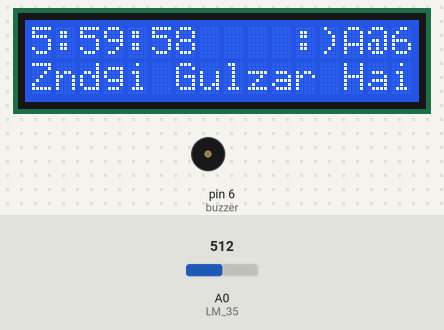
Recording of a sketch running on a simulated Arduino Uno, built with avr-gcc and run on an emulated ATmega328P. Shown: 16×2 character LCD, buzzer (waves = sounding, pin HIGH). The test bench sets the inputs (shaded band); at power-on: A0 (LM_35) = 512.

Above: at 0.1 s.
At 11.2 s:
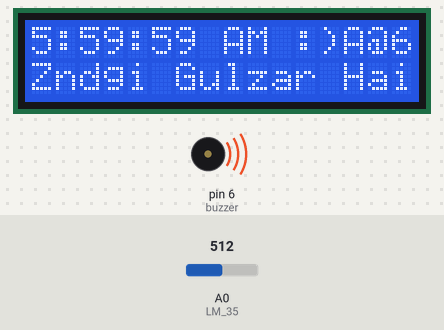
At 25.1 s:
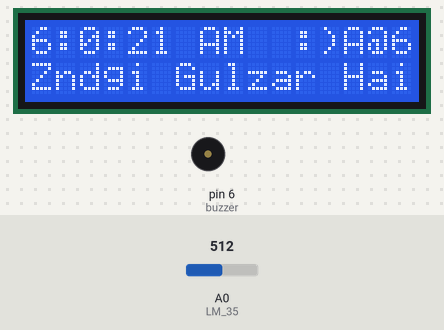
At 38.9 s:
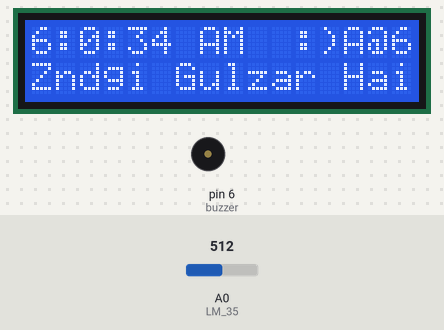
Timing chart, 0 to 40.0 s (numbered marks = the images above):
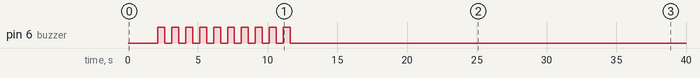

Measured:
- by itself, pin 6 (buzzer): alternates HIGH for 0.50 s and LOW for 0.50 s, 20 changes in all, then stays LOW
- what the display in image 0 shows lasts 1.0 s, from 0.1 s to 1.1 s

The sketch:

digital_clock_ino.ino
```cpp
#include <LiquidCrystal.h>
LiquidCrystal lcd(12, 11, 5, 4, 3, 2);
const int LM_35=A0;
int input_T=0;
float temp=0;
int a = 58;
int i=0;
int b = 59;
int c = 05;
int d = 1;
String e;
int buzzer=6;


void setup() {
  // put your setup code here, to run once:
pinMode(buzzer,OUTPUT);
Serial.begin(9600);
}

void loop() {
  // put your main code here, to run repeatedly:
lcd.begin(16, 2);
lcd.print(c);
lcd.print(":");
lcd.print(b);
lcd.print(":");
lcd.print(a);
lcd.print(" ");
lcd.print(e);
lcd.setCursor(11,0);
lcd.print(":)");
lcd.print("A@6");
input_T=analogRead(LM_35);
temp=((5.0 * input_T * 100.0)/1024)-96;
lcd.setCursor(0,1);
lcd.print("Zndgi Gulzar Hai");
delay(1000);
a = a + 1;
if (a > 59){
   a = 0;
   b = b + 1;
 }
if (b > 59){
  b = 0;
  c = c + 1;
 }
if (c > 11){
  b = 0;
  c = 0;
  d = d + 1;
  if (d == 2){
    d = 0;
  }
 }
  if (d == 0){
    e = "PM";
  }
  if (d == 1){
    e = "AM";
  }
 if(a==0&&c==6&&d==1) {
  while(i<10)
  {
   digitalWrite(buzzer,HIGH);
   delay(500);
   digitalWrite(buzzer,LOW);
   delay(500);
   i++;
  }
  a=a+9;
}
}
```
